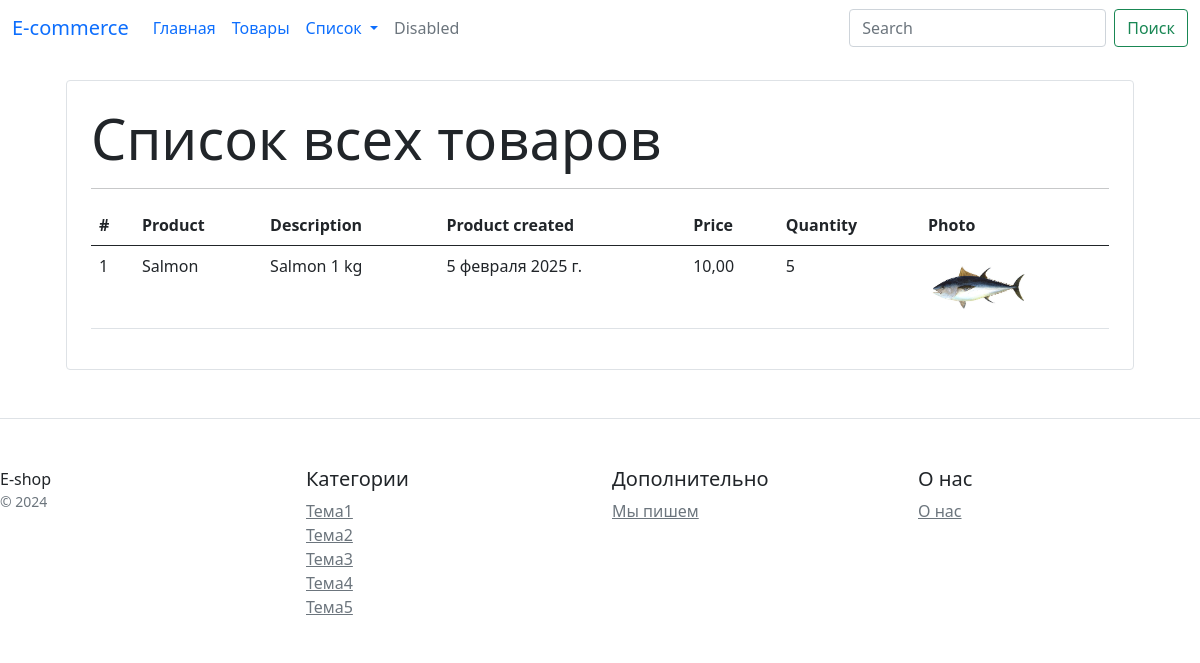
Screenshot of /products/ with the database file from the repository.
### e_shop/models.py (models this page shows, shortened)
class Product(models.Model):
    name = models.CharField(max_length=100)
    category = models.ForeignKey(Category, on_delete=models.CASCADE)
    description = models.TextField()
    photo = models.ImageField(upload_to='product/', blank=True, null=True)
    price = models.DecimalField(max_digits=8, decimal_places=2)
    quantity = models.IntegerField()
    date_created = models.DateField(default=datetime.datetime.today)

### e_shop/views.py (the view)
# urls.py: path('products/', ViewProduct.as_view(), name='view_products'),
class ViewProduct(ListView):
    template_name = "e_shop/view_products.html"
    model = Product
    context_object_name = 'products'

### e_shop/templates/e_shop/view_products.html
{% extends 'base.html' %}
{% block content %}
<div class="container">
   <div class="border rounded p-4 m-4">
        <p class="display-4 pl-4 ml-4">Список всех товаров</p>
        <hr>
        <table class="table">
            <thead>
                <tr>
                    <th>#</th>
                    <th>Product</th>
                    <th>Description</th>
                    <th>Product created</th>
                    <th>Price</th>
                    <th>Quantity</th>
                    <th>Photo</th>
                </tr>
            </thead>
            <tbody>
                {% for product in products %}
                    <tr>
                        <td>{{ forloop.counter }}</td>
                        <td>{{ product.name }}</td>
                        <td>{{ product.description }}</td>
                        <td>{{ product.date_created }}</td>
                        <td>{{ product.price }}</td>
                        <td>{{ product.quantity }}</td>
                        <td>
                            {% if product.photo %}
                                <img src="{{ product.photo.url }}" class="rounded-circle" alt="{{ product.name }}" style="max-width: 100px; max-height: 100px;">
                            {% endif %}
                        </td>
                    </tr>
                {% endfor %}
            </tbody>
        </table>
   </div>
</div>
{% endblock %}

### rows the page displays
Product: name "Salmon", description "Salmon 1 kg", date_created "5 февраля 2025 г.", price "10,00", quantity "5", photo (picture)
